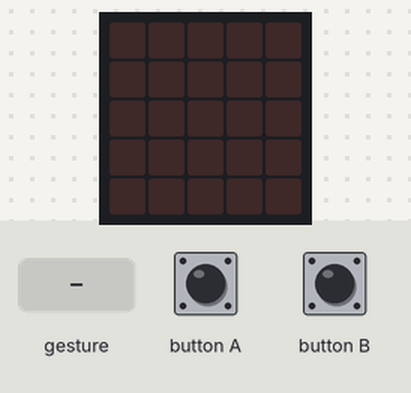
A program run on a simulated BBC micro:bit (MakeCode). Shown: the board's 5×5 LED display. Inputs (shaded band) come from the test bench. A tilt is held for 1.5 s and a shake lasts 1 s, then the board lies face up again.

Above: at 1.2 s.
1.3 s: button A pressed for 0.15 s
At 1.65 s:
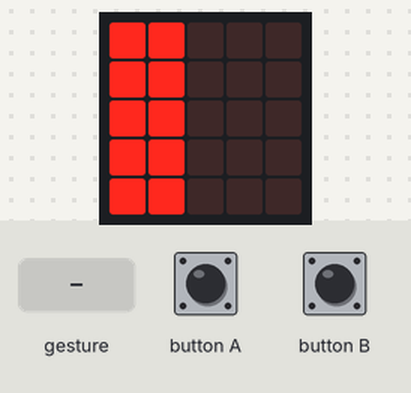
4.3 s: button B pressed for 0.15 s
At 4.65 s:
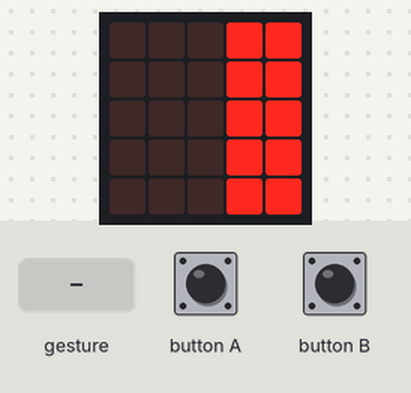
7.4 s: gesture 'shake'
At 7.8 s:
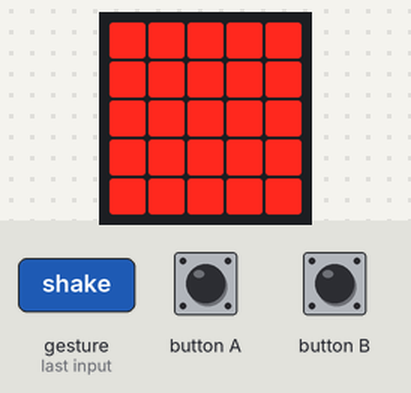
Timing chart, 0 to 10.4 s (numbered marks = the images above; inputs shaded):
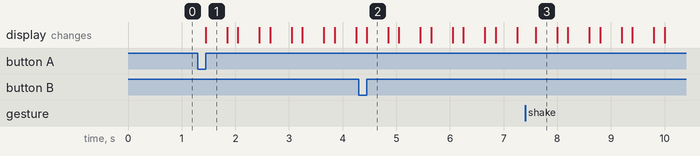

The program:

main.ts
```typescript
input.onButtonPressed(Button.A, function () {
    for (let index = 0; index < 5; index++) {
        gauche.showImage(0, 400)
        basic.clearScreen()
        basic.pause(200)
    }
})
input.onButtonPressed(Button.B, function () {
    for (let index = 0; index < 5; index++) {
        droite.showImage(0, 400)
        basic.clearScreen()
        basic.pause(200)
    }
})
input.onGesture(Gesture.Shake, function () {
    for (let index = 0; index < 5; index++) {
        freiner.showImage(0, 400)
        basic.clearScreen()
        basic.pause(200)
    }
})
let freiner: Image = null
let droite: Image = null
let gauche: Image = null
gauche = images.createImage(`
    # # . . .
    # # . . .
    # # . . .
    # # . . .
    # # . . .
    `)
droite = images.createImage(`
    . . . # #
    . . . # #
    . . . # #
    . . . # #
    . . . # #
    `)
freiner = images.createImage(`
    # # # # #
    # # # # #
    # # # # #
    # # # # #
    # # # # #
    `)
```

test.ts
```typescript
// les tests vont ici ; cela ne sera pas compilé si ce paquet est utilisé en tant qu'extension.
```

Measured:
- after the input at 1.3 s, the display: changes after 0.15 s (image 1)
- after the input at 4.3 s, the display: changes after 0.15 s (image 2)
- after the input at 7.4 s, the display: changes after 0.20 s (image 3)
- what the display in image 1 shows lasts 0.4 s, from 1.5 s to 1.9 s
